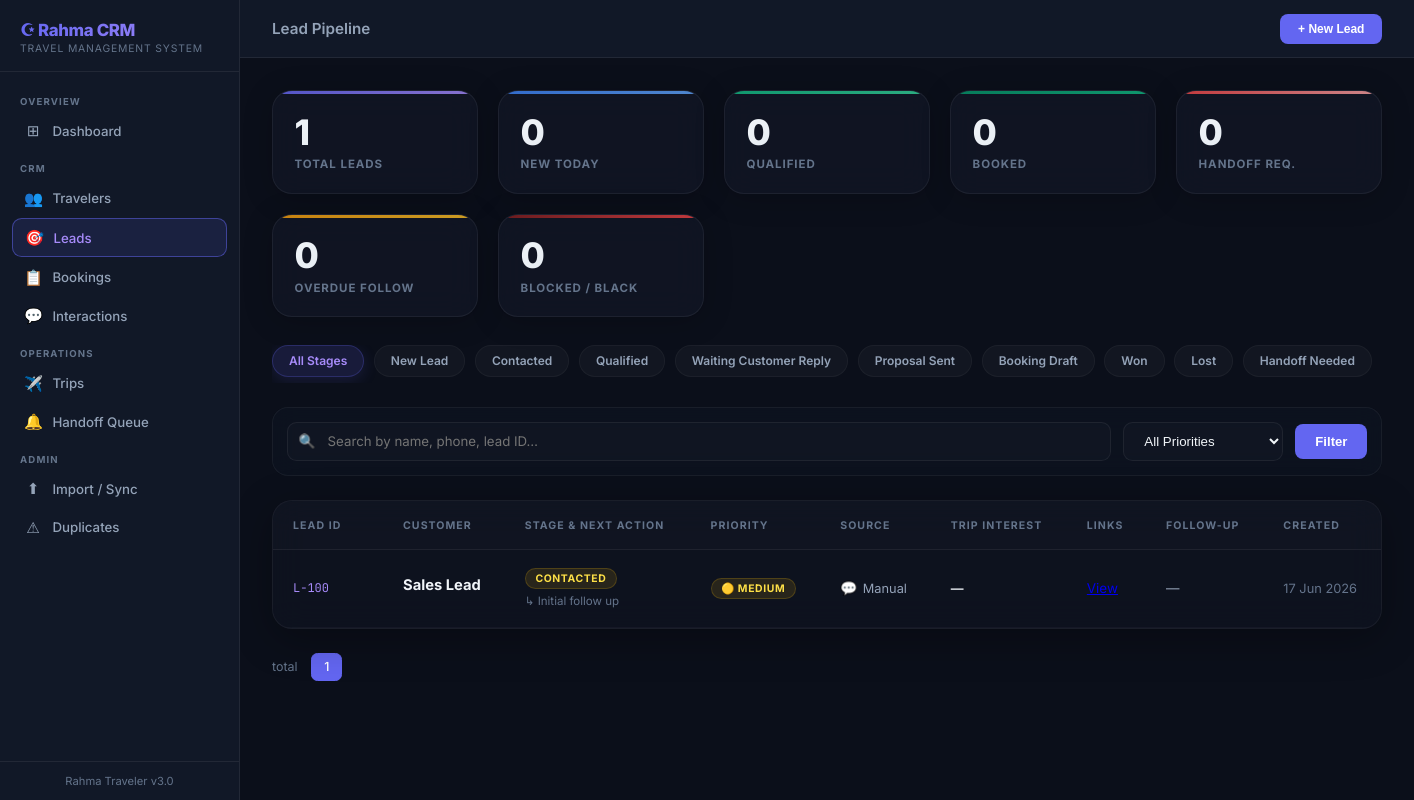
The page /leads/ on the database as committed earlier.
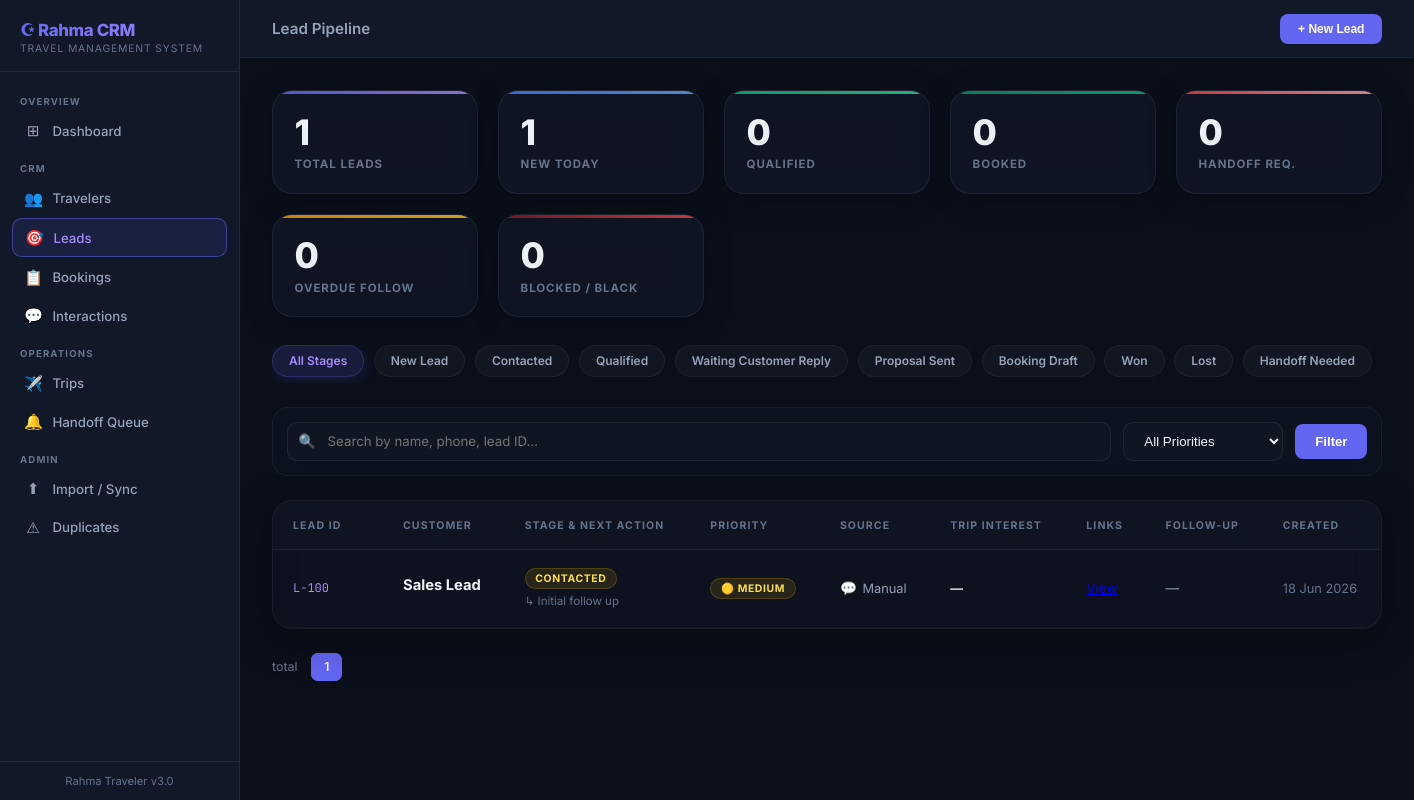
The same page on the database as committed later.
### app/models/lead.py (models this page shows, shortened)
class Lead(db.Model):
    __tablename__ = 'leads'
    lead_id = db.Column(db.String(50), primary_key=True)
    created_at = db.Column(db.DateTime, default=datetime.utcnow)
    updated_at = db.Column(db.DateTime, default=datetime.utcnow, onupdate=datetime.utcnow)
    customer_name = db.Column(db.String(200))
    raw_phone = db.Column(db.String(50))
    integrated_whatsapp = db.Column(db.String(50))
    phone_lookup_key = db.Column(db.String(50))
    traveler_id = db.Column(db.String(20), db.ForeignKey('travelers.traveler_id'))
    traveler_status = db.Column(db.String(50))
    customer_tier = db.Column(db.String(50))
    match_status = db.Column(db.String(50))
    lead_stage = db.Column(db.String(100))
    lead_source = db.Column(db.String(100))
    channel = db.Column(db.String(50))
    preferred_trip_type = db.Column(db.String(50))
    interested_trip_ids = db.Column(db.Text)
    suggested_trip_ids = db.Column(db.Text)
    priority = db.Column(db.String(50))
    follow_up_status = db.Column(db.String(100))
    follow_up_due_date = db.Column(db.Date)
    last_interaction_id = db.Column(db.String(50))
    interaction_count = db.Column(db.Integer, default=0)
    handoff_required = db.Column(db.Boolean, default=False)
    handoff_reason = db.Column(db.Text)
    notes = db.Column(db.Text)
    flow_key = db.Column(db.String(100))
    current_step = db.Column(db.String(100))
    language = db.Column(db.String(20))
    trigger_keyword = db.Column(db.String(100))
    waitlist_id = db.Column(db.String(50))
    handoff_id = db.Column(db.String(50))
    booking_id = db.Column(db.String(50))
    source_sheet = db.Column(db.String(100))
    source_row = db.Column(db.Integer)

### app/routes/leads.py (the view, shortened to what this page needs)
@leads_bp.route('/')
def index():
    q = request.args.get('q', '')
    stage = request.args.get('stage', '')
    priority = request.args.get('priority', '')
    page = request.args.get('page', 1, type=int)
    per_page = 25
    query = Lead.query
    if stage and stage in PIPELINE_GROUPS:
        query = query.filter(Lead.lead_stage.in_(PIPELINE_GROUPS[stage]))
    if priority:
        query = query.filter(Lead.priority == priority)
    pagination = query.order_by(Lead.created_at.desc()).paginate(
        page=page, per_page=per_page, error_out=False)
    leads = pagination.items
    today = date.today()
    total_count = Lead.query.count()
    new_today_count = Lead.query.filter(db.func.date(Lead.created_at) == today).count()
    qualified_count = Lead.query.filter(Lead.lead_stage.in_(PIPELINE_GROUPS['Qualified'])).count()
    handoff_required_count = Lead.query.filter(Lead.handoff_required == True).count()
    overdue_follow_up_count = Lead.query.filter(Lead.follow_up_due_date < today).count()
    booked_count = Lead.query.filter(Lead.lead_stage.in_(PIPELINE_GROUPS['Booking Draft'])).count()
    blocked_count = Lead.query.filter(Lead.lead_stage.in_(PIPELINE_GROUPS['Handoff Needed'])).count()
    analytics = {
        "total": total_count,
        "new_today": new_today_count,
        "qualified": qualified_count,
        "handoff_required": handoff_required_count,
        "overdue": overdue_follow_up_count,
        "booked": booked_count,
        "blocked": blocked_count
    }
    return render_template('leads/index.html',
                           leads=leads,
                           pagination=pagination,
                           analytics=analytics,
                           q=q,
                           current_stage=stage,
                           current_priority=priority,
                           stages=PIPELINE_STAGES,
                           stage_aliases=PIPELINE_ALIASES,
                           today=today)

### app/templates/leads/index.html (shortened to what this page needs)
{% extends "base.html" %}
{% block topbar_title %}Lead Pipeline{% endblock %}
{% block topbar_actions %}
<button onclick="openModal('createLead')" class="btn btn-primary btn-sm" style="padding: 0.5rem 1.1rem; border-radius: 0.5rem; font-weight: 700;">+ New Lead</button>
{% endblock %}
{% block content %}
<div class="kpi-grid">
    <div class="stat-card total-leads">
        <div class="stat-value">{{ analytics.total }}</div>
        <div class="stat-label">Total Leads</div>
    </div>
    <div class="stat-card new-today">
        <div class="stat-value">{{ analytics.new_today }}</div>
        <div class="stat-label">New Today</div>
    </div>
    <div class="stat-card qualified-leads">
        <div class="stat-value">{{ analytics.qualified }}</div>
        <div class="stat-label">Qualified</div>
    </div>
    <div class="stat-card booked-leads">
        <div class="stat-value">{{ analytics.booked }}</div>
        <div class="stat-label">Booked</div>
    </div>
    <div class="stat-card handoff-req">
        <div class="stat-value">{{ analytics.handoff_required }}</div>
        <div class="stat-label">Handoff Req.</div>
    </div>
    <div class="stat-card overdue-leads">
        <div class="stat-value">{{ analytics.overdue }}</div>
        <div class="stat-label">Overdue Follow</div>
    </div>
    <div class="stat-card blocked-leads">
        <div class="stat-value">{{ analytics.blocked }}</div>
        <div class="stat-label">Blocked / Black</div>
    </div>
</div>
<div class="stage-filters-container">
    {% set stage_colors = {
        'New Lead':'active-all',
        'Contacted':'active-Contacted',
        'Qualified':'active-Qualified',
        'Waiting Customer Reply':'active-Waiting Customer Reply',
        'Proposal Sent':'active-Proposal Sent',
        'Booking Draft':'active-Booking Draft',
        'Won':'active-Won',
        'Lost':'active-Lost',
        'Handoff Needed':'active-Handoff Needed'
    } %}
    <a href="{{ url_for('leads.index') }}" class="stage-filter-link {% if not current_stage %}active-all{% endif %}">
        All Stages
    </a>
    {% for s in stages %}
    <a href="{{ url_for('leads.index', stage=s) }}"
       class="stage-filter-link {% if current_stage == s %}{{ stage_colors.get(s, 'active-all') }}{% endif %}">
        {{ s }}
    </a>
    {% endfor %}
</div>
<form method="GET" action="{{ url_for('leads.index') }}" class="search-bar">
    <div class="search-input-wrap">
        <span class="search-icon">🔍</span>
        <input class="form-input" type="text" name="q" value="{{ q }}" placeholder="Search by name, phone, lead ID…">
    </div>
    <select class="form-select-enhanced" name="priority" style="width:160px">
        <option value="">All Priorities</option>
    </select>
    <button type="submit" class="btn btn-primary" style="padding: 0.6rem 1.25rem;">Filter</button>
</form>
{% if leads %}
<div class="leads-card-container">
    <table class="data-table">
        <thead>
            <tr>
                <th style="width:110px">Lead ID</th>
                <th>Customer</th>
                <th>Stage & Next Action</th>
                <th>Priority</th>
                <th>Source</th>
                <th>Trip Interest</th>
                <th>Links</th>
                <th>Follow-Up</th>
                <th>Created</th>
            </tr>
        </thead>
        <tbody>
        {% for lead in leads %}
        {% set overdue = lead.follow_up_due_date and lead.follow_up_due_date < today %}
        <tr onclick="window.location='{{ url_for('leads.detail', lead_id=lead.lead_id) }}'"
            style="{% if overdue %}background:rgba(239,68,68,0.02) !important;{% endif %}">
            <td class="mono">{{ lead.lead_id }}</td>
            <td>
                <div style="font-weight:700;color:var(--text-main);font-size:0.92rem">{{ lead.customer_name or '—' }}</div>
            </td>
            <td>
                <div>
                {% if lead.lead_stage in ['Qualified','Booking Draft','Won'] %}
                    <span class="badge badge-green">{{ lead.lead_stage }}</span>
                {% elif lead.lead_stage == 'Handoff Needed' %}
                    <span class="badge badge-red">{{ lead.lead_stage }}</span>
                {% elif lead.lead_stage == 'Lost' %}
                    <span class="badge badge-red">{{ lead.lead_stage }}</span>
                {% elif lead.lead_stage == 'New Lead' %}
                    <span class="badge badge-blue">{{ lead.lead_stage }}</span>
                {% else %}
                    <span class="badge badge-yellow">{{ lead.lead_stage }}</span>
                {% endif %}
                </div>
                {% if lead.current_step or lead.notes %}
                <div style="font-size:0.72rem;color:var(--text-muted);margin-top:0.4rem;line-height:1.2">
                    ↳ {{ lead.current_step or lead.notes }}
                </div>
                {% endif %}
            </td>
            <td>
                {% if lead.priority == 'High' or lead.priority == 'Critical' %}
                    <span class="badge badge-red" style="font-weight:800;letter-spacing:0.04em">🔴 {{ lead.priority }}</span>
                {% elif lead.priority == 'Medium' %}
                    <span class="badge badge-yellow" style="font-weight:700">🟡 Medium</span>
                {% else %}
                    <span class="badge badge-gray" style="font-weight:500">🟢 Low</span>
                {% endif %}
            </td>
            <td style="font-size:0.8rem;color:var(--text-dim)">
                <div style="display:flex;align-items:center;gap:0.35rem">
                    <span style="font-size:0.85rem">💬</span> {{ lead.lead_source or lead.channel or '—' }}
                </div>
            </td>
            <td style="font-size:0.8rem;max-width:160px;overflow:hidden;text-overflow:ellipsis;white-space:nowrap;font-weight:600;color:var(--text-main)">
                {% if lead.interested_trip_ids %}
                    ✈️ {{ lead.interested_trip_ids }}
                {% else %}
                    —
                {% endif %}
            </td>
            <td>
                <div style="display:flex;flex-wrap:wrap;gap:0.35rem">
                    <a href="{{ url_for('leads.detail', lead_id=lead.lead_id) }}" class="lead-action-pill">View</a>
                </div>
            </td>
            <td>
                {% if lead.follow_up_due_date %}
                    <span style="font-size:0.8rem;font-weight:700;display:inline-flex;align-items:center;gap:0.25rem;color:{% if overdue %}var(--red){% else %}var(--text-dim){% endif %}">
                        {% if overdue %}⚠ {% endif %}{{ lead.follow_up_due_date.strftime('%d %b') }}
                    </span>
                {% else %}—{% endif %}
            </td>
            <td style="font-size:0.8rem;color:var(--text-muted)">{{ lead.created_at.strftime('%d %b %Y') if lead.created_at else '—' }}</td>
        </tr>
        {% endfor %}
        </tbody>
    </table>
</div>
<div class="pagination" style="margin-bottom: 2rem;">
    <span style="font-size:0.78rem;color:var(--text-muted);margin-right:0.5rem">{{ total_count }} total</span>
    {% for p in pagination.iter_pages(left_edge=1, right_edge=1, left_current=2, right_current=2) %}
        {% if p %}
        <a href="{{ url_for('leads.index', page=p, q=q, stage=current_stage, priority=current_priority) }}"
           class="page-btn {% if p == pagination.page %}active{% endif %}">{{ p }}</a>
        {% else %}
        <span style="padding:0 0.25rem;color:var(--text-muted)">…</span>
        {% endif %}
    {% endfor %}
</div>
{% endif %}
{% endblock %}

### app/templates/base.html (shortened to what this page needs)
<!DOCTYPE html>
<html lang="en">
<head>
</head>
<body>
<div class="app-layout">
    <nav class="sidebar">
        <div class="sidebar-brand">
            <div class="logo-text">☪ Rahma CRM</div>
            <div class="logo-sub">Travel Management System</div>
        </div>
        <div class="sidebar-nav">
            <div class="nav-section-label">Overview</div>
            <a href="{{ url_for('admin.dashboard') }}" class="nav-link {% if request.endpoint == 'admin.dashboard' %}active{% endif %}">
                <span class="nav-icon">⊞</span> Dashboard
            </a>
            <div class="nav-section-label">CRM</div>
            <a href="{{ url_for('travelers.index') }}" class="nav-link {% if request.blueprint == 'travelers' %}active{% endif %}">
                <span class="nav-icon">👥</span> Travelers
            </a>
            <a href="{{ url_for('leads.index') }}" class="nav-link {% if request.blueprint == 'leads' %}active{% endif %}">
                <span class="nav-icon">🎯</span> Leads
            </a>
            <a href="{{ url_for('bookings.index') }}" class="nav-link {% if request.blueprint == 'bookings' %}active{% endif %}">
                <span class="nav-icon">📋</span> Bookings
            </a>
            <a href="{{ url_for('interactions.index') }}" class="nav-link {% if request.blueprint == 'interactions' %}active{% endif %}">
                <span class="nav-icon">💬</span> Interactions
            </a>
            <div class="nav-section-label">Operations</div>
            <a href="{{ url_for('trips.index') }}" class="nav-link {% if request.blueprint == 'trips' %}active{% endif %}">
                <span class="nav-icon">✈️</span> Trips
            </a>
            <a href="{{ url_for('handoffs.index') }}" class="nav-link {% if request.blueprint == 'handoffs' %}active{% endif %}">
                <span class="nav-icon">🔔</span> Handoff Queue
            </a>
            <div class="nav-section-label">Admin</div>
            <a href="{{ url_for('admin.import_data') }}" class="nav-link {% if request.endpoint == 'admin.import_data' %}active{% endif %}">
                <span class="nav-icon">⬆</span> Import / Sync
            </a>
            <a href="{{ url_for('admin.duplicates') }}" class="nav-link {% if request.endpoint == 'admin.duplicates' %}active{% endif %}">
                <span class="nav-icon">⚠</span> Duplicates
            </a>
        </div>
        <div class="sidebar-footer">Rahma Traveler v3.0</div>
    </nav>
    <div class="main-content">
        <div class="topbar">
            <span class="topbar-title">{% block topbar_title %}{% endblock %}</span>
            <div class="topbar-actions">{% block topbar_actions %}{% endblock %}</div>
        </div>
        <div class="page-body">
            {% block content %}{% endblock %}
        </div>
    </div>
</div>
</body>
</html>

Rows that differ between the two databases and show on the page:
changed Lead "Sales Lead": created_at "17 Jun 2026" → "18 Jun 2026"
Other text that changed with them:
{{ analytics.new_today }}: "0" → "1"
